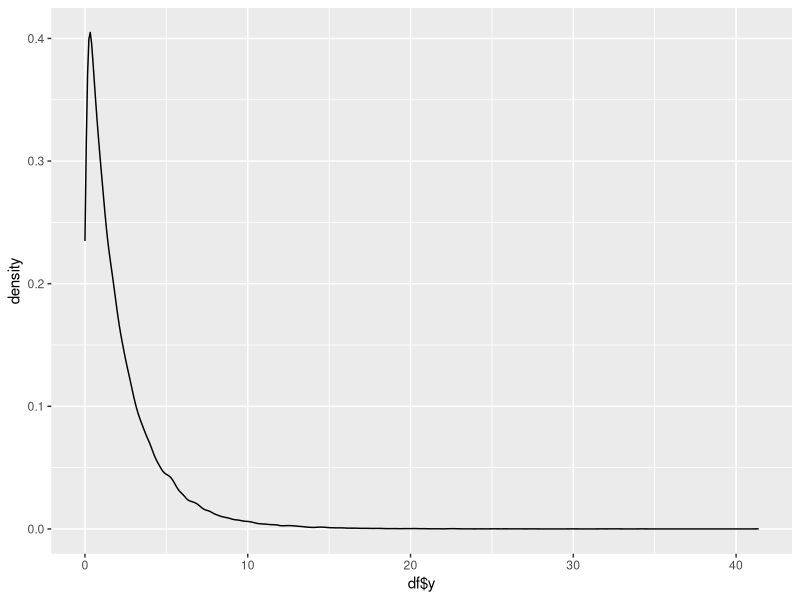

Generate this figure with R:
# Experements with exponential regression.
library(ggplot2)

N <- 100000

df <- data.frame(
 x_1 = runif(N), x_2 = runif(N)
)

df$lp <- 1 + 0.5*df$x_1 - df$x_2
df$rate <- 1/exp(df$lp)
df$y <- unlist(lapply(df$rate, function(x) rexp(1, rate=x)))

ggplot() + geom_density(aes(x=df$y))

M <- glm(y ~ x_1 + x_2, data=df, family=Gamma(link='log'))
summary(M, dispersion=1)
